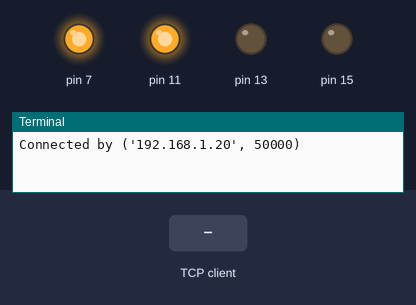
Recording of a program running on a simulated Raspberry Pi (header pin numbers). On the bench: output pins drawn as LEDs (lit = HIGH), the last lines printed to the terminal. The inputs (shaded band) are chosen by the test bench. One TCP client connects 1 s after the port opens and stays connected.

Above: at 1.2 s.
1.3 s: the TCP client sends "1"
At 2.1 s:
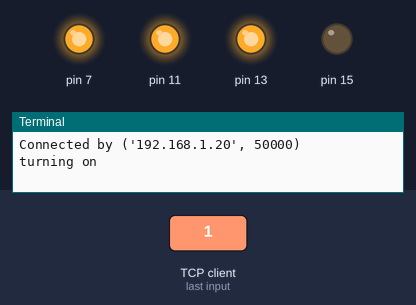
At 3.0 s:
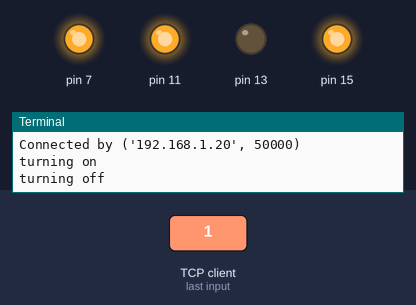
Timing chart, 0 to 4.5 s (numbered marks = the images above; inputs shaded):
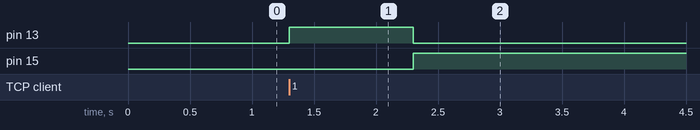

Measured:
- after the input at 1.3 s, pin 13: LOW → HIGH at once, → LOW 1.0 s later; pin 15: LOW → HIGH after 1.0 s

The program:

raspberryTest.py
```python
__author__ = 'ivanbahdanau'

import RPi.GPIO as gpio
import time
import socket

gpio.setmode(gpio.BOARD)
gpio.setup(7,gpio.OUT)
gpio.setup(11,gpio.OUT)
gpio.setup(13,gpio.OUT)
gpio.setup(15,gpio.OUT)

gpio.output(7,True)
gpio.output(11,True)

HOST = ''                 # Symbolic name meaning the local host
PORT = 50007              # Arbitrary non-privileged port
s = socket.socket(socket.AF_INET, socket.SOCK_STREAM)
s.bind((HOST, PORT))
s.listen(1)
conn, addr = s.accept()
print 'Connected by', addr
while 1:
    data = conn.recv(1024)
    if not data: break
    for x in range(0,int(data)):
        print "turning on"
        gpio.output(13,True)
        gpio.output(15,False)
        time.sleep(1)
        print "turning off"
        gpio.output(13,False)
        gpio.output(15,True)
        time.sleep(1)
    conn.send(data)
conn.close()
```
